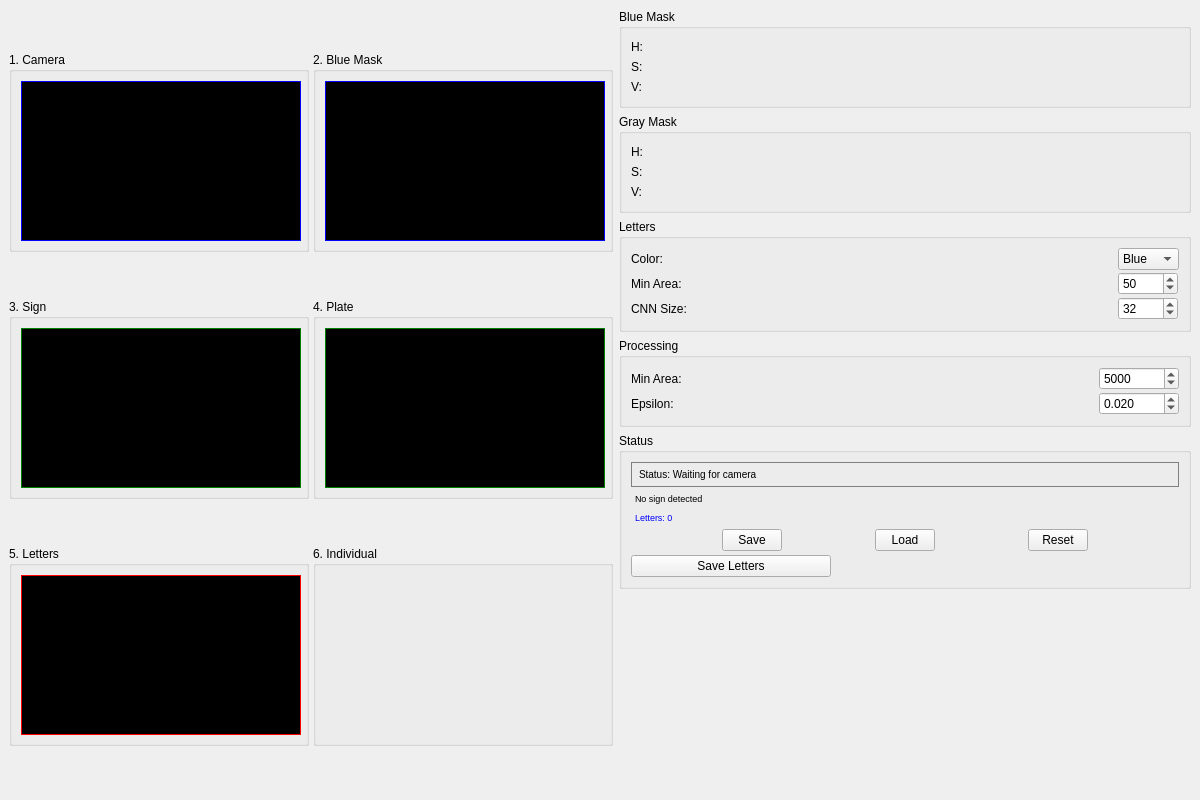
<?xml version="1.0" encoding="UTF-8"?>
<ui version="4.0">
 <class>SignDebugGUI</class>
 <widget class="QMainWindow" name="SignDebugGUI">
  <property name="geometry">
   <rect>
    <x>0</x>
    <y>0</y>
    <width>1200</width>
    <height>800</height>
   </rect>
  </property>
  <property name="minimumSize">
   <size>
    <width>1000</width>
    <height>600</height>
   </size>
  </property>
  <property name="windowTitle">
   <string>Sign Detection Debug GUI</string>
  </property>
  <widget class="QWidget" name="centralwidget">
   <layout class="QHBoxLayout" name="mainLayout">
    <item>
     <layout class="QGridLayout" name="imageGridLayout">
      <property name="spacing">
       <number>4</number>
      </property>
      <item row="0" column="0">
       <widget class="QGroupBox" name="originalGroup">
        <property name="title">
         <string>1. Camera</string>
        </property>
        <property name="maximumSize">
         <size>
          <width>300</width>
          <height>200</height>
         </size>
        </property>
        <layout class="QVBoxLayout" name="verticalLayout">
         <item>
          <widget class="QLabel" name="originalLabel">
           <property name="minimumSize">
            <size>
             <width>280</width>
             <height>160</height>
            </size>
           </property>
           <property name="maximumSize">
            <size>
             <width>280</width>
             <height>160</height>
            </size>
           </property>
           <property name="styleSheet">
            <string notr="true">border: 1px solid blue; background-color: black;</string>
           </property>
           <property name="text">
            <string>Waiting for camera...</string>
           </property>
           <property name="alignment">
            <set>Qt::AlignCenter</set>
           </property>
          </widget>
         </item>
        </layout>
       </widget>
      </item>
      <item row="0" column="1">
       <widget class="QGroupBox" name="blueMaskGroup">
        <property name="title">
         <string>2. Blue Mask</string>
        </property>
        <property name="maximumSize">
         <size>
          <width>300</width>
          <height>200</height>
         </size>
        </property>
        <layout class="QVBoxLayout" name="verticalLayout_2">
         <item>
          <widget class="QLabel" name="blueMaskLabel">
           <property name="minimumSize">
            <size>
             <width>280</width>
             <height>160</height>
            </size>
           </property>
           <property name="maximumSize">
            <size>
             <width>280</width>
             <height>160</height>
            </size>
           </property>
           <property name="styleSheet">
            <string notr="true">border: 1px solid blue; background-color: black;</string>
           </property>
           <property name="text">
            <string>Blue mask</string>
           </property>
           <property name="alignment">
            <set>Qt::AlignCenter</set>
           </property>
          </widget>
         </item>
        </layout>
       </widget>
      </item>
      <item row="1" column="0">
       <widget class="QGroupBox" name="signGroup">
        <property name="title">
         <string>3. Sign</string>
        </property>
        <property name="maximumSize">
         <size>
          <width>300</width>
          <height>200</height>
         </size>
        </property>
        <layout class="QVBoxLayout" name="verticalLayout_3">
         <item>
          <widget class="QLabel" name="signLabel">
           <property name="minimumSize">
            <size>
             <width>280</width>
             <height>160</height>
            </size>
           </property>
           <property name="maximumSize">
            <size>
             <width>280</width>
             <height>160</height>
            </size>
           </property>
           <property name="styleSheet">
            <string notr="true">border: 1px solid green; background-color: black;</string>
           </property>
           <property name="text">
            <string>Sign</string>
           </property>
           <property name="alignment">
            <set>Qt::AlignCenter</set>
           </property>
          </widget>
         </item>
        </layout>
       </widget>
      </item>
      <item row="1" column="1">
       <widget class="QGroupBox" name="plateGroup">
        <property name="title">
         <string>4. Plate</string>
        </property>
        <property name="maximumSize">
         <size>
          <width>300</width>
          <height>200</height>
         </size>
        </property>
        <layout class="QVBoxLayout" name="verticalLayout_4">
         <item>
          <widget class="QLabel" name="plateLabel">
           <property name="minimumSize">
            <size>
             <width>280</width>
             <height>160</height>
            </size>
           </property>
           <property name="maximumSize">
            <size>
             <width>280</width>
             <height>160</height>
            </size>
           </property>
           <property name="styleSheet">
            <string notr="true">border: 1px solid green; background-color: black;</string>
           </property>
           <property name="text">
            <string>Plate</string>
           </property>
           <property name="alignment">
            <set>Qt::AlignCenter</set>
           </property>
          </widget>
         </item>
        </layout>
       </widget>
      </item>
      <item row="2" column="0">
       <widget class="QGroupBox" name="letterGroup">
        <property name="title">
         <string>5. Letters</string>
        </property>
        <property name="maximumSize">
         <size>
          <width>300</width>
          <height>200</height>
         </size>
        </property>
        <layout class="QVBoxLayout" name="verticalLayout_5">
         <item>
          <widget class="QLabel" name="letterLabel">
           <property name="minimumSize">
            <size>
             <width>280</width>
             <height>160</height>
            </size>
           </property>
           <property name="maximumSize">
            <size>
             <width>280</width>
             <height>160</height>
            </size>
           </property>
           <property name="styleSheet">
            <string notr="true">border: 1px solid red; background-color: black;</string>
           </property>
           <property name="text">
            <string>Letters</string>
           </property>
           <property name="alignment">
            <set>Qt::AlignCenter</set>
           </property>
          </widget>
         </item>
        </layout>
       </widget>
      </item>
      <item row="2" column="1">
       <widget class="QGroupBox" name="lettersGroup">
        <property name="title">
         <string>6. Individual</string>
        </property>
        <property name="maximumSize">
         <size>
          <width>300</width>
          <height>200</height>
         </size>
        </property>
        <layout class="QVBoxLayout" name="verticalLayout_6">
         <item>
          <widget class="QWidget" name="lettersContainer">
           <property name="maximumSize">
            <size>
             <width>280</width>
             <height>160</height>
            </size>
           </property>
           <layout class="QHBoxLayout" name="lettersLayout">
            <property name="spacing">
             <number>1</number>
            </property>
           </layout>
          </widget>
         </item>
        </layout>
       </widget>
      </item>
     </layout>
    </item>
    <item>
     <layout class="QVBoxLayout" name="controlLayout">
      <property name="spacing">
       <number>6</number>
      </property>
      <item>
       <widget class="QGroupBox" name="blueControlGroup">
        <property name="title">
         <string>Blue Mask</string>
        </property>
        <property name="maximumHeight">
         <number>150</number>
        </property>
        <layout class="QVBoxLayout" name="blueControlLayout">
         <property name="spacing">
          <number>2</number>
         </property>
         <item>
          <layout class="QHBoxLayout" name="horizontalLayout">
           <item>
            <widget class="QLabel" name="blueHueLabel">
             <property name="text">
              <string>H:</string>
             </property>
             <property name="maximumSize">
              <size>
               <width>20</width>
               <height>16777215</height>
              </size>
             </property>
            </widget>
           </item>
           <item>
            <widget class="QWidget" name="blueHueWidget" native="true">
             <layout class="QHBoxLayout" name="blueHueLayout">
              <property name="spacing">
               <number>2</number>
              </property>
             </layout>
            </widget>
           </item>
          </layout>
         </item>
         <item>
          <layout class="QHBoxLayout" name="horizontalLayout_2">
           <item>
            <widget class="QLabel" name="blueSatLabel">
             <property name="text">
              <string>S:</string>
             </property>
             <property name="maximumSize">
              <size>
               <width>20</width>
               <height>16777215</height>
              </size>
             </property>
            </widget>
           </item>
           <item>
            <widget class="QWidget" name="blueSatWidget" native="true">
             <layout class="QHBoxLayout" name="blueSatLayout">
              <property name="spacing">
               <number>2</number>
              </property>
             </layout>
            </widget>
           </item>
          </layout>
         </item>
         <item>
          <layout class="QHBoxLayout" name="horizontalLayout_3">
           <item>
            <widget class="QLabel" name="blueValLabel">
             <property name="text">
              <string>V:</string>
             </property>
             <property name="maximumSize">
              <size>
               <width>20</width>
               <height>16777215</height>
              </size>
             </property>
            </widget>
           </item>
           <item>
            <widget class="QWidget" name="blueValWidget" native="true">
             <layout class="QHBoxLayout" name="blueValLayout">
              <property name="spacing">
               <number>2</number>
              </property>
             </layout>
            </widget>
           </item>
          </layout>
         </item>
        </layout>
       </widget>
      </item>
      <item>
       <widget class="QGroupBox" name="grayControlGroup">
        <property name="title">
         <string>Gray Mask</string>
        </property>
        <property name="maximumHeight">
         <number>150</number>
        </property>
        <layout class="QVBoxLayout" name="grayControlLayout">
         <property name="spacing">
          <number>2</number>
         </property>
         <item>
          <layout class="QHBoxLayout" name="horizontalLayout_4">
           <item>
            <widget class="QLabel" name="grayHueLabel">
             <property name="text">
              <string>H:</string>
             </property>
             <property name="maximumSize">
              <size>
               <width>20</width>
               <height>16777215</height>
              </size>
             </property>
            </widget>
           </item>
           <item>
            <widget class="QWidget" name="grayHueWidget" native="true">
             <layout class="QHBoxLayout" name="grayHueLayout">
              <property name="spacing">
               <number>2</number>
              </property>
             </layout>
            </widget>
           </item>
          </layout>
         </item>
         <item>
          <layout class="QHBoxLayout" name="horizontalLayout_5">
           <item>
            <widget class="QLabel" name="graySatLabel">
             <property name="text">
              <string>S:</string>
             </property>
             <property name="maximumSize">
              <size>
               <width>20</width>
               <height>16777215</height>
              </size>
             </property>
            </widget>
           </item>
           <item>
            <widget class="QWidget" name="graySatWidget" native="true">
             <layout class="QHBoxLayout" name="graySatLayout">
              <property name="spacing">
               <number>2</number>
              </property>
             </layout>
            </widget>
           </item>
          </layout>
         </item>
         <item>
          <layout class="QHBoxLayout" name="horizontalLayout_6">
           <item>
            <widget class="QLabel" name="grayValLabel">
             <property name="text">
              <string>V:</string>
             </property>
             <property name="maximumSize">
              <size>
               <width>20</width>
               <height>16777215</height>
              </size>
             </property>
            </widget>
           </item>
           <item>
            <widget class="QWidget" name="grayValWidget" native="true">
             <layout class="QHBoxLayout" name="grayValLayout">
              <property name="spacing">
               <number>2</number>
              </property>
             </layout>
            </widget>
           </item>
          </layout>
         </item>
        </layout>
       </widget>
      </item>
      <item>
       <widget class="QGroupBox" name="letterControlGroup">
        <property name="title">
         <string>Letters</string>
        </property>
        <property name="maximumHeight">
         <number>120</number>
        </property>
        <layout class="QGridLayout" name="letterControlLayout">
         <property name="spacing">
          <number>2</number>
         </property>
         <item row="0" column="0">
          <widget class="QLabel" name="letterColorLabel">
           <property name="text">
            <string>Color:</string>
           </property>
          </widget>
         </item>
         <item row="0" column="1">
          <widget class="QComboBox" name="letterColorCombo">
           <property name="maximumSize">
            <size>
             <width>100</width>
             <height>16777215</height>
            </size>
           </property>
           <item>
            <property name="text">
             <string>Blue</string>
            </property>
           </item>
           <item>
            <property name="text">
             <string>Black</string>
            </property>
           </item>
           <item>
            <property name="text">
             <string>White</string>
            </property>
           </item>
          </widget>
         </item>
         <item row="1" column="0">
          <widget class="QLabel" name="minLetterAreaLabel">
           <property name="text">
            <string>Min Area:</string>
           </property>
          </widget>
         </item>
         <item row="1" column="1">
          <widget class="QSpinBox" name="minLetterAreaSpin">
           <property name="maximumSize">
            <size>
             <width>60</width>
             <height>16777215</height>
            </size>
           </property>
           <property name="minimum">
            <number>10</number>
           </property>
           <property name="maximum">
            <number>1000</number>
           </property>
           <property name="value">
            <number>50</number>
           </property>
          </widget>
         </item>
         <item row="2" column="0">
          <widget class="QLabel" name="cnnSizeLabel">
           <property name="text">
            <string>CNN Size:</string>
           </property>
          </widget>
         </item>
         <item row="2" column="1">
          <widget class="QSpinBox" name="cnnSizeSpin">
           <property name="maximumSize">
            <size>
             <width>60</width>
             <height>16777215</height>
            </size>
           </property>
           <property name="minimum">
            <number>16</number>
           </property>
           <property name="maximum">
            <number>128</number>
           </property>
           <property name="value">
            <number>32</number>
           </property>
          </widget>
         </item>
        </layout>
       </widget>
      </item>
      <item>
       <widget class="QGroupBox" name="paramGroup">
        <property name="title">
         <string>Processing</string>
        </property>
        <property name="maximumHeight">
         <number>100</number>
        </property>
        <layout class="QGridLayout" name="paramLayout">
         <property name="spacing">
          <number>2</number>
         </property>
         <item row="0" column="0">
          <widget class="QLabel" name="areaLabel">
           <property name="text">
            <string>Min Area:</string>
           </property>
          </widget>
         </item>
         <item row="0" column="1">
          <widget class="QSpinBox" name="areaSpin">
           <property name="maximumSize">
            <size>
             <width>80</width>
             <height>16777215</height>
            </size>
           </property>
           <property name="minimum">
            <number>100</number>
           </property>
           <property name="maximum">
            <number>50000</number>
           </property>
           <property name="value">
            <number>5000</number>
           </property>
          </widget>
         </item>
         <item row="1" column="0">
          <widget class="QLabel" name="epsilonLabel">
           <property name="text">
            <string>Epsilon:</string>
           </property>
          </widget>
         </item>
         <item row="1" column="1">
          <widget class="QDoubleSpinBox" name="epsilonSpin">
           <property name="maximumSize">
            <size>
             <width>80</width>
             <height>16777215</height>
            </size>
           </property>
           <property name="decimals">
            <number>3</number>
           </property>
           <property name="minimum">
            <double>0.001000000000000</double>
           </property>
           <property name="maximum">
            <double>0.100000000000000</double>
           </property>
           <property name="singleStep">
            <double>0.001000000000000</double>
           </property>
           <property name="value">
            <double>0.020000000000000</double>
           </property>
          </widget>
         </item>
        </layout>
       </widget>
      </item>
      <item>
       <widget class="QGroupBox" name="statusGroup">
        <property name="title">
         <string>Status</string>
        </property>
        <layout class="QVBoxLayout" name="statusLayout">
         <property name="spacing">
          <number>4</number>
         </property>
         <item>
          <widget class="QLabel" name="statusLabel">
           <property name="styleSheet">
            <string notr="true">QLabel { padding: 5px; border: 1px solid gray; font-size: 10px; }</string>
           </property>
           <property name="text">
            <string>Status: Waiting for camera</string>
           </property>
          </widget>
         </item>
         <item>
          <widget class="QLabel" name="infoLabel">
           <property name="styleSheet">
            <string notr="true">QLabel { padding: 2px; font-size: 9px; }</string>
           </property>
           <property name="text">
            <string>No sign detected</string>
           </property>
          </widget>
         </item>
         <item>
          <widget class="QLabel" name="letterInfoLabel">
           <property name="styleSheet">
            <string notr="true">QLabel { padding: 2px; color: blue; font-size: 9px; }</string>
           </property>
           <property name="text">
            <string>Letters: 0</string>
           </property>
          </widget>
         </item>
         <item>
          <layout class="QHBoxLayout" name="buttonLayout">
           <property name="spacing">
            <number>2</number>
           </property>
           <item>
            <widget class="QPushButton" name="saveButton">
             <property name="text">
              <string>Save</string>
             </property>
             <property name="maximumSize">
              <size>
               <width>60</width>
               <height>16777215</height>
              </size>
             </property>
            </widget>
           </item>
           <item>
            <widget class="QPushButton" name="loadButton">
             <property name="text">
              <string>Load</string>
             </property>
             <property name="maximumSize">
              <size>
               <width>60</width>
               <height>16777215</height>
              </size>
             </property>
            </widget>
           </item>
           <item>
            <widget class="QPushButton" name="resetButton">
             <property name="text">
              <string>Reset</string>
             </property>
             <property name="maximumSize">
              <size>
               <width>60</width>
               <height>16777215</height>
              </size>
             </property>
            </widget>
           </item>
          </layout>
         </item>
         <item>
          <widget class="QPushButton" name="saveLettersButton">
           <property name="text">
            <string>Save Letters</string>
           </property>
           <property name="maximumSize">
            <size>
             <width>200</width>
             <height>16777215</height>
            </size>
           </property>
          </widget>
         </item>
        </layout>
       </widget>
      </item>
      <item>
       <spacer name="verticalSpacer">
        <property name="orientation">
         <enum>Qt::Vertical</enum>
        </property>
        <property name="sizeHint" stdset="0">
         <size>
          <width>20</width>
          <height>10</height>
         </size>
        </property>
       </spacer>
      </item>
     </layout>
    </item>
   </layout>
  </widget>
 </widget>
 <resources/>
 <connections/>
</ui>
